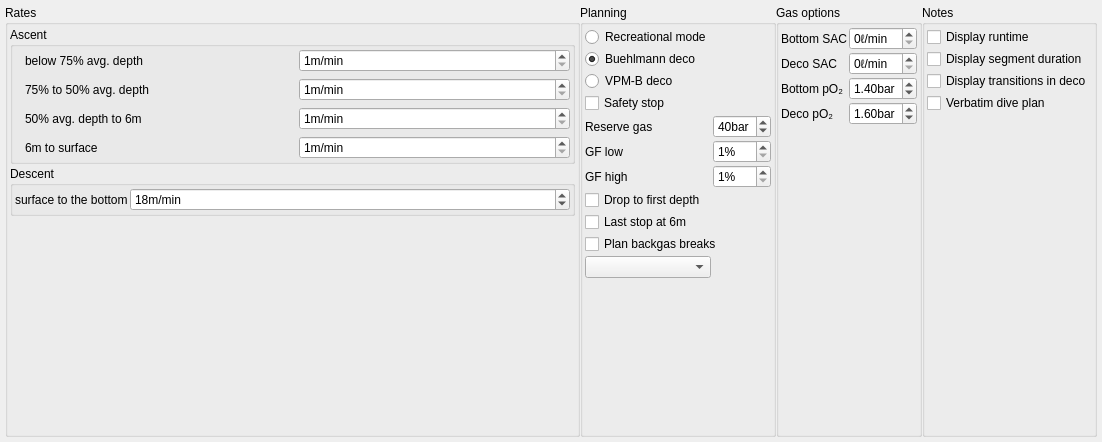
<?xml version="1.0" encoding="UTF-8"?>
<ui version="4.0">
 <class>plannerSettingsWidget</class>
 <widget class="QWidget" name="plannerSettingsWidget">
  <property name="geometry">
   <rect>
    <x>0</x>
    <y>0</y>
    <width>1102</width>
    <height>442</height>
   </rect>
  </property>
  <property name="windowTitle">
   <string>Form</string>
  </property>
  <layout class="QHBoxLayout" name="horizontalLayout_2">
   <property name="leftMargin">
    <number>5</number>
   </property>
   <property name="topMargin">
    <number>5</number>
   </property>
   <property name="rightMargin">
    <number>5</number>
   </property>
   <property name="bottomMargin">
    <number>5</number>
   </property>
   <item>
    <widget class="QScrollArea" name="scrollArea">
     <property name="frameShape">
      <enum>QFrame::NoFrame</enum>
     </property>
     <property name="frameShadow">
      <enum>QFrame::Plain</enum>
     </property>
     <property name="widgetResizable">
      <bool>true</bool>
     </property>
     <widget class="QWidget" name="scrollAreaWidgetContents">
      <property name="geometry">
       <rect>
        <x>0</x>
        <y>0</y>
        <width>1092</width>
        <height>432</height>
       </rect>
      </property>
      <layout class="QHBoxLayout" name="horizontalLayout">
       <property name="spacing">
        <number>0</number>
       </property>
       <property name="leftMargin">
        <number>0</number>
       </property>
       <property name="topMargin">
        <number>0</number>
       </property>
       <property name="rightMargin">
        <number>0</number>
       </property>
       <property name="bottomMargin">
        <number>0</number>
       </property>
       <item>
        <widget class="QGroupBox" name="groupBox_2">
         <property name="title">
          <string>Rates</string>
         </property>
         <layout class="QVBoxLayout" name="verticalLayout">
          <property name="spacing">
           <number>2</number>
          </property>
          <property name="leftMargin">
           <number>2</number>
          </property>
          <property name="topMargin">
           <number>2</number>
          </property>
          <property name="rightMargin">
           <number>2</number>
          </property>
          <property name="bottomMargin">
           <number>2</number>
          </property>
          <item>
           <widget class="QGroupBox" name="groupBox">
            <property name="title">
             <string>Ascent</string>
            </property>
            <layout class="QGridLayout" name="gridLayout_3">
             <property name="leftMargin">
              <number>12</number>
             </property>
             <property name="topMargin">
              <number>2</number>
             </property>
             <property name="rightMargin">
              <number>2</number>
             </property>
             <property name="bottomMargin">
              <number>2</number>
             </property>
             <property name="horizontalSpacing">
              <number>2</number>
             </property>
             <item row="0" column="0">
              <widget class="QLabel" name="label">
               <property name="text">
                <string>below 75% avg. depth</string>
               </property>
              </widget>
             </item>
             <item row="0" column="1">
              <widget class="QSpinBox" name="ascRate75">
               <property name="suffix">
                <string>m/min</string>
               </property>
               <property name="minimum">
                <number>1</number>
               </property>
              </widget>
             </item>
             <item row="1" column="0">
              <widget class="QLabel" name="label_2">
               <property name="text">
                <string>75% to 50% avg. depth</string>
               </property>
              </widget>
             </item>
             <item row="1" column="1">
              <widget class="QSpinBox" name="ascRate50">
               <property name="suffix">
                <string>m/min</string>
               </property>
               <property name="minimum">
                <number>1</number>
               </property>
              </widget>
             </item>
             <item row="2" column="0">
              <widget class="QLabel" name="asc50to6">
               <property name="text">
                <string>50% avg. depth to 6m</string>
               </property>
              </widget>
             </item>
             <item row="2" column="1">
              <widget class="QSpinBox" name="ascRateStops">
               <property name="suffix">
                <string>m/min</string>
               </property>
               <property name="minimum">
                <number>1</number>
               </property>
              </widget>
             </item>
             <item row="3" column="0">
              <widget class="QLabel" name="asc6toSurf">
               <property name="text">
                <string>6m to surface</string>
               </property>
              </widget>
             </item>
             <item row="3" column="1">
              <widget class="QSpinBox" name="ascRateLast6m">
               <property name="suffix">
                <string>m/min</string>
               </property>
               <property name="minimum">
                <number>1</number>
               </property>
              </widget>
             </item>
            </layout>
           </widget>
          </item>
          <item>
           <widget class="QGroupBox" name="groupBox_3">
            <property name="title">
             <string>Descent</string>
            </property>
            <layout class="QGridLayout" name="gridLayout_4">
             <property name="leftMargin">
              <number>2</number>
             </property>
             <property name="topMargin">
              <number>2</number>
             </property>
             <property name="rightMargin">
              <number>2</number>
             </property>
             <property name="bottomMargin">
              <number>2</number>
             </property>
             <property name="spacing">
              <number>2</number>
             </property>
             <item row="0" column="1">
              <widget class="QSpinBox" name="descRate">
               <property name="sizePolicy">
                <sizepolicy hsizetype="Expanding" vsizetype="Fixed">
                 <horstretch>0</horstretch>
                 <verstretch>0</verstretch>
                </sizepolicy>
               </property>
               <property name="maximumSize">
                <size>
                 <width>16777215</width>
                 <height>16777215</height>
                </size>
               </property>
               <property name="suffix">
                <string>m/min</string>
               </property>
               <property name="minimum">
                <number>1</number>
               </property>
               <property name="value">
                <number>18</number>
               </property>
              </widget>
             </item>
             <item row="0" column="0">
              <widget class="QLabel" name="label_9">
               <property name="sizePolicy">
                <sizepolicy hsizetype="Preferred" vsizetype="Preferred">
                 <horstretch>0</horstretch>
                 <verstretch>0</verstretch>
                </sizepolicy>
               </property>
               <property name="text">
                <string>surface to the bottom</string>
               </property>
              </widget>
             </item>
            </layout>
           </widget>
          </item>
          <item>
           <spacer name="verticalSpacer">
            <property name="orientation">
             <enum>Qt::Vertical</enum>
            </property>
            <property name="sizeHint" stdset="0">
             <size>
              <width>20</width>
              <height>40</height>
             </size>
            </property>
           </spacer>
          </item>
         </layout>
        </widget>
       </item>
       <item>
        <widget class="QGroupBox" name="groupBox_5">
         <property name="title">
          <string>Planning</string>
         </property>
         <layout class="QGridLayout" name="gridLayout">
          <property name="leftMargin">
           <number>2</number>
          </property>
          <property name="topMargin">
           <number>2</number>
          </property>
          <property name="rightMargin">
           <number>2</number>
          </property>
          <property name="bottomMargin">
           <number>2</number>
          </property>
          <property name="spacing">
           <number>2</number>
          </property>
          <item row="6" column="1">
           <widget class="QLabel" name="label_16">
            <property name="text">
             <string>GF high</string>
            </property>
           </widget>
          </item>
          <item row="9" column="1" colspan="2">
           <widget class="QCheckBox" name="backgasBreaks">
            <property name="text">
             <string>Plan backgas breaks</string>
            </property>
           </widget>
          </item>
          <item row="6" column="2">
           <widget class="QSpinBox" name="gfhigh">
            <property name="suffix">
             <string>%</string>
            </property>
            <property name="minimum">
             <number>1</number>
            </property>
            <property name="maximum">
             <number>150</number>
            </property>
           </widget>
          </item>
          <item row="8" column="1" colspan="2">
           <widget class="QCheckBox" name="lastStop">
            <property name="text">
             <string>Last stop at 6m</string>
            </property>
           </widget>
          </item>
          <item row="10" column="1">
           <widget class="QComboBox" name="rebreathermode">
            <property name="currentText">
             <string/>
            </property>
            <property name="maxVisibleItems">
             <number>6</number>
            </property>
           </widget>
          </item>
          <item row="5" column="2">
           <widget class="QSpinBox" name="gflow">
            <property name="suffix">
             <string>%</string>
            </property>
            <property name="minimum">
             <number>1</number>
            </property>
            <property name="maximum">
             <number>150</number>
            </property>
           </widget>
          </item>
          <item row="7" column="1" colspan="2">
           <widget class="QCheckBox" name="drop_stone_mode">
            <property name="text">
             <string>Drop to first depth</string>
            </property>
           </widget>
          </item>
          <item row="11" column="1">
           <spacer name="verticalSpacer_2">
            <property name="orientation">
             <enum>Qt::Vertical</enum>
            </property>
            <property name="sizeHint" stdset="0">
             <size>
              <width>20</width>
              <height>40</height>
             </size>
            </property>
           </spacer>
          </item>
          <item row="5" column="1">
           <widget class="QLabel" name="label_15">
            <property name="text">
             <string>GF low</string>
            </property>
           </widget>
          </item>
          <item row="0" column="1">
           <widget class="QRadioButton" name="recreational_deco">
            <property name="text">
             <string>Recreational mode</string>
            </property>
           </widget>
          </item>
          <item row="1" column="1">
           <widget class="QRadioButton" name="buehlmann_deco">
            <property name="text">
             <string>Buehlmann deco</string>
            </property>
            <property name="checked">
             <bool>true</bool>
            </property>
           </widget>
          </item>
          <item row="2" column="1">
           <widget class="QRadioButton" name="vpmb_deco">
            <property name="text">
             <string>VPM-B deco</string>
            </property>
           </widget>
          </item>
          <item row="3" column="1">
           <widget class="QCheckBox" name="safetystop">
            <property name="text">
             <string>Safety stop</string>
            </property>
            <property name="tristate">
             <bool>false</bool>
            </property>
           </widget>
          </item>
          <item row="4" column="1">
           <widget class="QLabel" name="label_3">
            <property name="text">
             <string>Reserve gas</string>
            </property>
           </widget>
          </item>
          <item row="4" column="2">
           <widget class="QSpinBox" name="reserve_gas">
            <property name="suffix">
             <string>bar</string>
            </property>
            <property name="prefix">
             <string/>
            </property>
            <property name="minimum">
             <number>10</number>
            </property>
            <property name="maximum">
             <number>99</number>
            </property>
            <property name="value">
             <number>40</number>
            </property>
           </widget>
          </item>
         </layout>
        </widget>
       </item>
       <item>
        <widget class="QGroupBox" name="groupBox_4">
         <property name="title">
          <string>Gas options</string>
         </property>
         <layout class="QGridLayout" name="gridLayout_5">
          <property name="leftMargin">
           <number>2</number>
          </property>
          <property name="topMargin">
           <number>2</number>
          </property>
          <property name="rightMargin">
           <number>2</number>
          </property>
          <property name="bottomMargin">
           <number>2</number>
          </property>
          <property name="spacing">
           <number>2</number>
          </property>
          <item row="0" column="0">
           <widget class="QLabel" name="label_13">
            <property name="text">
             <string>Bottom SAC</string>
            </property>
           </widget>
          </item>
          <item row="1" column="0">
           <widget class="QLabel" name="label_14">
            <property name="text">
             <string>Deco SAC</string>
            </property>
           </widget>
          </item>
          <item row="2" column="0">
           <widget class="QLabel" name="label_6">
            <property name="text">
             <string>Bottom pO₂</string>
            </property>
           </widget>
          </item>
          <item row="2" column="1">
           <widget class="QDoubleSpinBox" name="bottompo2">
            <property name="suffix">
             <string>bar</string>
            </property>
            <property name="maximum">
             <double>2.000000000000000</double>
            </property>
            <property name="singleStep">
             <double>0.100000000000000</double>
            </property>
            <property name="value">
             <double>1.400000000000000</double>
            </property>
           </widget>
          </item>
          <item row="3" column="0">
           <widget class="QLabel" name="label_7">
            <property name="text">
             <string>Deco pO₂</string>
            </property>
           </widget>
          </item>
          <item row="3" column="1">
           <widget class="QDoubleSpinBox" name="decopo2">
            <property name="suffix">
             <string>bar</string>
            </property>
            <property name="maximum">
             <double>2.000000000000000</double>
            </property>
            <property name="singleStep">
             <double>0.100000000000000</double>
            </property>
            <property name="value">
             <double>1.600000000000000</double>
            </property>
           </widget>
          </item>
          <item row="4" column="0">
           <spacer name="verticalSpacer_3">
            <property name="orientation">
             <enum>Qt::Vertical</enum>
            </property>
            <property name="sizeHint" stdset="0">
             <size>
              <width>20</width>
              <height>40</height>
             </size>
            </property>
           </spacer>
          </item>
          <item row="0" column="1">
           <widget class="QDoubleSpinBox" name="bottomSAC">
            <property name="suffix">
             <string>ℓ/min</string>
            </property>
            <property name="decimals">
             <number>0</number>
            </property>
            <property name="maximum">
             <double>99.000000000000000</double>
            </property>
           </widget>
          </item>
          <item row="1" column="1">
           <widget class="QDoubleSpinBox" name="decoStopSAC">
            <property name="suffix">
             <string>ℓ/min</string>
            </property>
            <property name="decimals">
             <number>0</number>
            </property>
            <property name="maximum">
             <double>99.000000000000000</double>
            </property>
           </widget>
          </item>
         </layout>
        </widget>
       </item>
       <item>
        <widget class="QGroupBox" name="groupBox_6">
         <property name="title">
          <string>Notes</string>
         </property>
         <layout class="QGridLayout" name="gridLayout_6">
          <property name="leftMargin">
           <number>2</number>
          </property>
          <property name="topMargin">
           <number>2</number>
          </property>
          <property name="rightMargin">
           <number>2</number>
          </property>
          <property name="bottomMargin">
           <number>2</number>
          </property>
          <property name="spacing">
           <number>2</number>
          </property>
          <item row="0" column="0">
           <widget class="QCheckBox" name="display_runtime">
            <property name="toolTip">
             <string>In dive plan, show runtime (absolute time) of stops</string>
            </property>
            <property name="text">
             <string>Display runtime</string>
            </property>
           </widget>
          </item>
          <item row="1" column="0">
           <widget class="QCheckBox" name="display_duration">
            <property name="enabled">
             <bool>true</bool>
            </property>
            <property name="toolTip">
             <string>In dive plan, show duration (relative time) of stops</string>
            </property>
            <property name="text">
             <string>Display segment duration</string>
            </property>
           </widget>
          </item>
          <item row="2" column="0">
           <widget class="QCheckBox" name="display_transitions">
            <property name="toolTip">
             <string>In diveplan, list transitions or treat them as implicit</string>
            </property>
            <property name="text">
             <string>Display transitions in deco</string>
            </property>
           </widget>
          </item>
          <item row="3" column="0">
           <widget class="QCheckBox" name="verbatim_plan">
            <property name="text">
             <string>Verbatim dive plan</string>
            </property>
           </widget>
          </item>
          <item row="4" column="0">
           <spacer name="verticalSpacer_4">
            <property name="orientation">
             <enum>Qt::Vertical</enum>
            </property>
            <property name="sizeHint" stdset="0">
             <size>
              <width>20</width>
              <height>40</height>
             </size>
            </property>
           </spacer>
          </item>
         </layout>
        </widget>
       </item>
      </layout>
     </widget>
    </widget>
   </item>
  </layout>
 </widget>
 <resources/>
 <connections/>
</ui>
